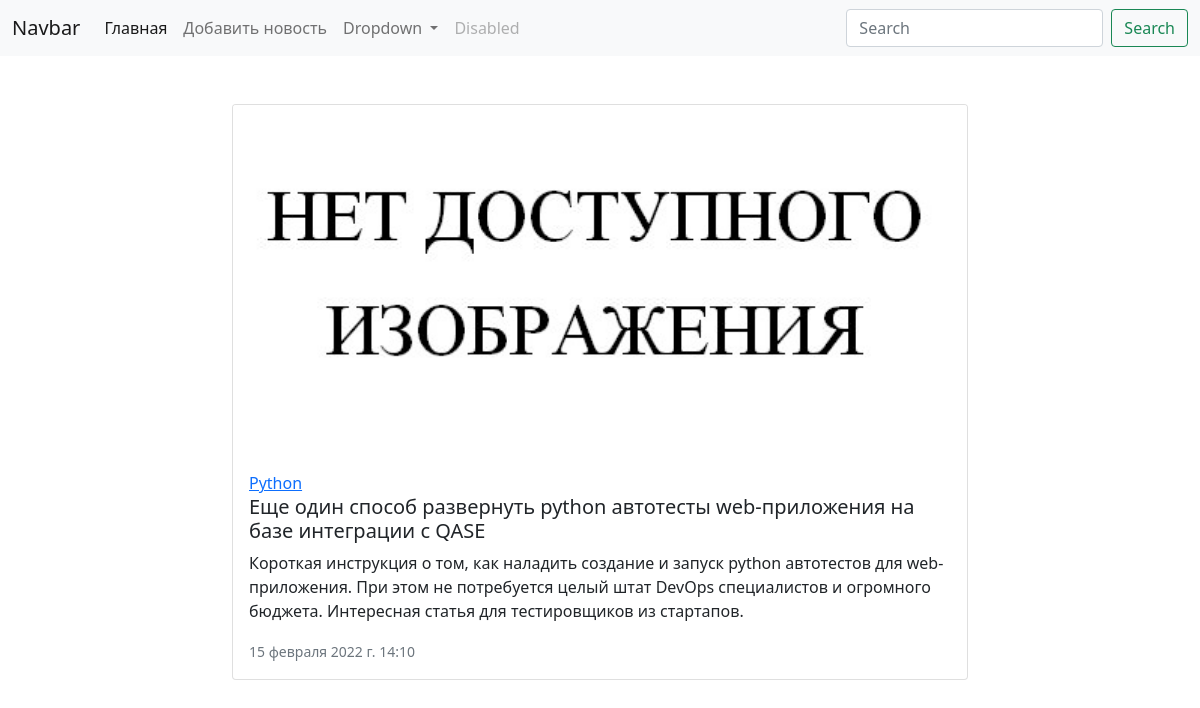
The page /detail_news/1 on the database its author committed.
### news/models.py (models this page shows, shortened)
class News(models.Model):
    caption = models.CharField(null=True,max_length=100, verbose_name="Заголовок")
    text = models.TextField(null=True)
    created_at = models.DateTimeField(null=True,auto_now_add=True, verbose_name="Дата создания")
    updated_at = models.DateTimeField(auto_now=True, verbose_name="Обновленно")
    photo = models.ImageField(upload_to="news/%Y/%m/%d", blank=True)
    is_published = models.BooleanField(default=True, verbose_name="Опубликовано")
    category = models.ForeignKey(Category, on_delete=models.PROTECT, null=True)
    likes = models.BigIntegerField(default=0)
    views = models.BigIntegerField(default=0)
    class Meta:
        verbose_name = "Новость"
        verbose_name_plural = "Новости"
        ordering = ['id']

class Category(models.Model):
    category = models.CharField(max_length=100, db_index=True)
    def get_absolute_url(self):
        return reverse("cty_id", kwargs={'category_id': self.pk})
    def __str__(self):
        return self.category
    class Meta:
        verbose_name = "Категория"
        verbose_name_plural = "Категории"
        ordering = ['id']

### news/views.py (the view)
# urls.py: path("detail_news/<int:pk>", DetailNews.as_view(), name="one")
class DetailNews(DetailView):
    model = News
    template_name = "news/news_one.html"
    context_object_name = "news"

### news/templates/news/news_one.html (shortened to what this page needs)
{%extends "news/news_base.html"%}
{%block news%}
<div class="card mb-3">
    {% if news.photo%}
    <img src="{{news.photo.url}}" class="card-img-top" style="..." alt="NOT FOUND">
    {% else %}
    <img src="/media/news/img.png" class="card-img-top" style="..." alt="NOT FOUND">
    {% endif %}
    <div class="card-body">
        <a href="{{news.category.get_absolute_url}}">{{news.category}}</a>
        <h5 class="card-title">{{news.caption}}</h5>
        <p class="card-text">{{news.text}}</p>
        <p class="card-text"><small class="text-muted">{{news.created_at}}</small></p>
    </div>
</div>
{%endblock%}

### rows shown on the page
News: category "Python", caption "Еще один способ развернуть python автотесты web-приложения на базе интеграции с QASE", text "Короткая инструкция о том, как наладить создание и запуск python автотестов для web-приложения. При этом не потребуется целый штат DevOps специалистов и огромного бюджета. Интересная статья для тестировщиков из стартапов.", created_at "15 февраля 2022 г. 14:10"
